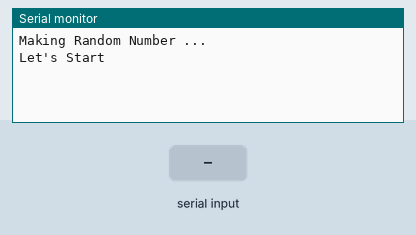
A sketch run on a simulated Arduino Uno, built with avr-gcc and run on an emulated ATmega328P. Shown: the last lines printed to the serial monitor. The test bench sets the inputs (shaded band). Random numbers use the default seed unless the sketch sets one.

Above: at 1.2 s.
1.3 s: "90,45\n" received over Serial
At 2.1 s:
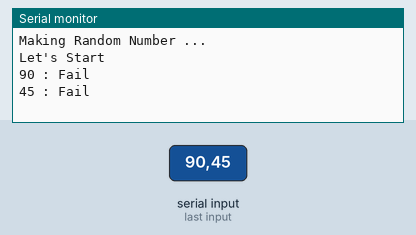
2.8 s: "30,150\n" received over Serial
At 4.2 s:
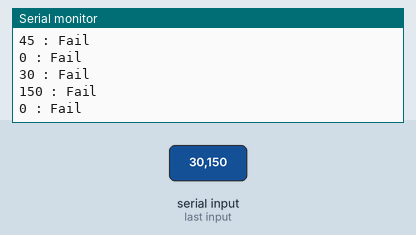
Timing chart, 0 to 5.8 s (numbered marks = the images above; inputs shaded):
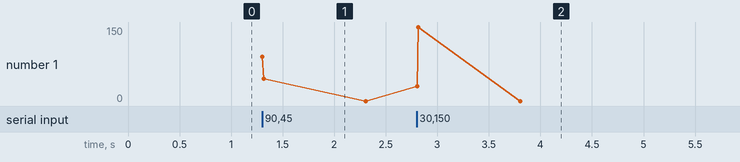

The sketch:

_13_RandomNumber.ino
```cpp
void setRandom();

int num1 = 0;
int chkNum = 0;

void setup() {
  Serial.begin(9600);
  //아날로그핀 0번을 seed값으로 초기화 한다.
  randomSeed(analogRead(A0));

  setRandom();
  Serial.println("Making Random Number ...");
  Serial.println("Let's Start ");
  num1 = random(1, 10);      // 1~9 까지 값나옴
  //num1 = random(50, 100);  // 50~99 까지 값나옴

}

void loop() {

  if(Serial.available()){
     chkNum = Serial.parseInt();
//     Serial.println(num1);

     if(chkNum == num1){
        Serial.print(chkNum);
        Serial.println(" : Sucess");
        setRandom();
        Serial.println("Again Making Random Number ...");
        Serial.println("Let's Start ");
        num1 = random(1,10);
     }
     else{
       Serial.print(chkNum);
       Serial.println(" : Fail");
     }
  }

}
```

Measured:
- after the input at 1.3 s, the serial monitor: prints a new line at once (image 1)
- after the input at 2.8 s, the serial monitor: prints a new line at once (image 2)
